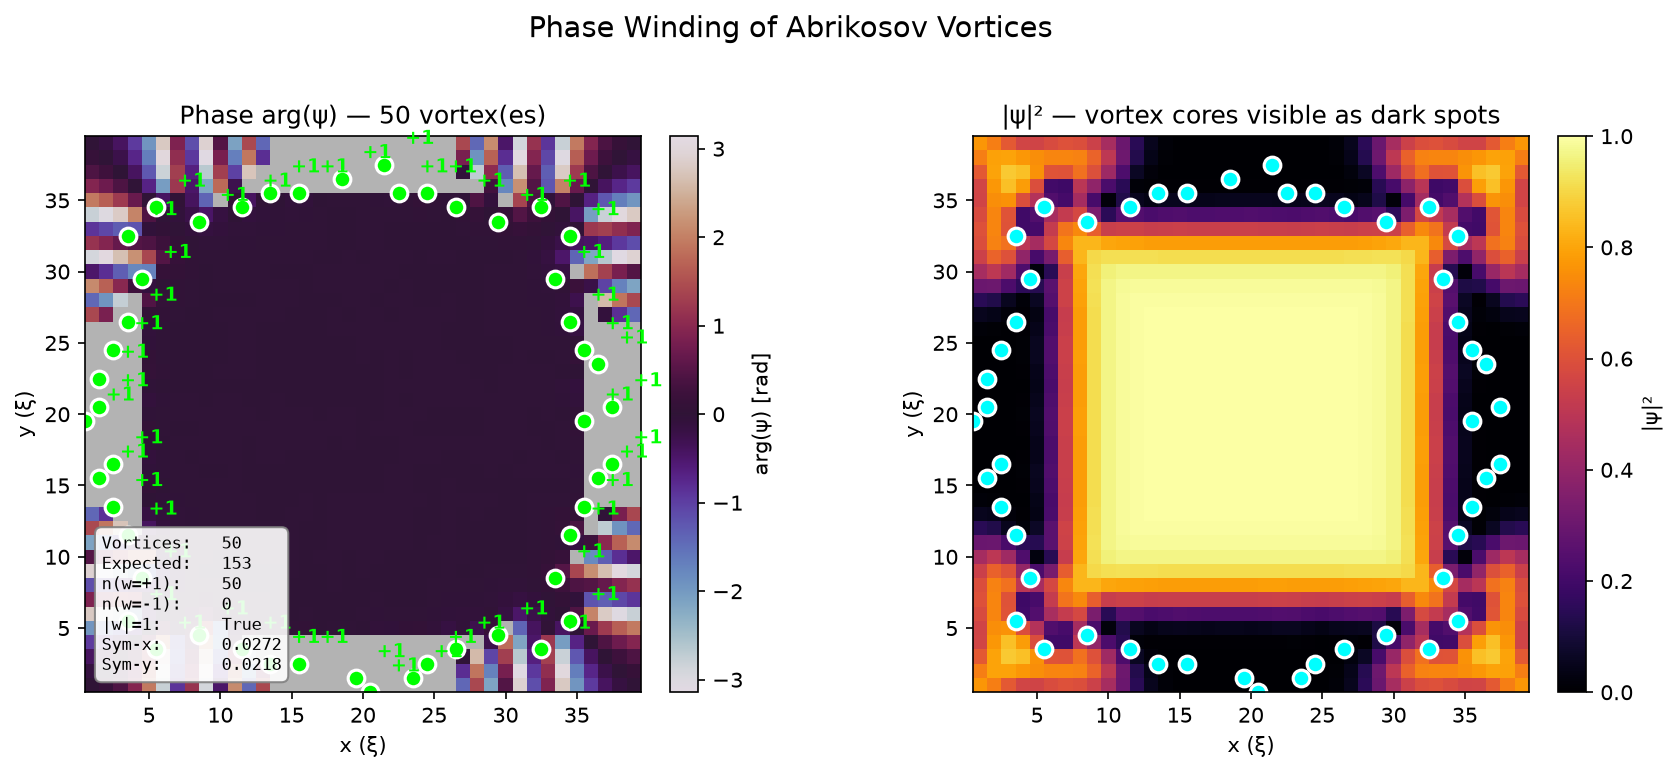

The script that saved this image:
"""Phase winding: arg(ψ) colormap showing vortex circulation.

Demonstrates the phase structure of Abrikosov vortices, where each vortex
has a ±2π phase winding around its core.
"""

from __future__ import annotations

import matplotlib

matplotlib.use("Agg")

from pathlib import Path

import matplotlib.pyplot as plt
import numpy as np
from tdgl3d import AppliedField, Device, SimulationParameters, solve
from tdgl3d.analysis.vortex_counting import count_vortices_plaquette
from tdgl3d.visualization.plotting import imshow_extent


def main(output_dir: Path = Path(__file__).parent, small: bool = False) -> list[Path]:
    if small:
        Nx, Ny, Nz = 12, 12, 1
        t_stop = 2.0
    else:
        Nx, Ny, Nz = 40, 40, 1
        t_stop = 15.0

    params = SimulationParameters(Nx=Nx, Ny=Ny, Nz=Nz, kappa=2.0)
    # H_c2 = 1 in these units (fields are measured in Φ₀/(2πξ²)), so the applied
    # field must stay below 1 or the sample is simply normal — at Bz = 2.5 the
    # order parameter is zero everywhere and the "vortices" reported are
    # detector noise in a non-superconducting region.  H_c1(κ=2) ≈ 0.15, so
    # Bz = 0.6 is comfortably inside the mixed state.
    Bz_applied = 0.6
    field = AppliedField(Bz=Bz_applied, t_on_fraction=1.0)
    device = Device(params, applied_field=field)

    sol = solve(
        device, dt=0.01, t_stop=t_stop, method="euler",
        save_every=max(1, int(t_stop)), progress=False,
    )

    phase = sol.phase(step=-1, mask_threshold=0.02)
    phase_2d = sol._reshape_interior(phase, slice_z=0)
    psi2 = sol.psi_squared_2d(step=-1)
    n_vort, positions, windings = count_vortices_plaquette(sol, device, step=-1)

    # Expected: each vortex has winding = ±1 (phase change of ±2π)
    all_unit_windings = bool(
        np.all(np.abs(np.abs(windings) - 1.0) < 0.3)
    ) if len(windings) > 0 else True
    n_positive = int(np.sum(windings > 0)) if len(windings) > 0 else 0
    n_negative = int(np.sum(windings < 0)) if len(windings) > 0 else 0

    # Expected vortex count from B·A/Φ₀
    area = (params.Nx * params.hx) * (params.Ny * params.hy)
    expected_vortices = float(Bz_applied * area / (2 * np.pi))

    # Symmetry check on |ψ|²
    Nx_int, Ny_int = Nx - 1, Ny - 1
    mid_x, mid_y = Nx_int // 2, Ny_int // 2
    psi2_left = psi2[:mid_x, :]
    psi2_right = psi2[Nx_int - mid_x:Nx_int, :][::-1, :]
    sym_x = float(np.max(np.abs(psi2_left - psi2_right))) if psi2_left.size > 0 else 0.0
    psi2_bottom = psi2[:, :mid_y]
    psi2_top = psi2[:, Ny_int - mid_y:Ny_int][:, ::-1]
    sym_y = float(np.max(np.abs(psi2_bottom - psi2_top))) if psi2_bottom.size > 0 else 0.0

    # --- Figure ---
    fig, axes = plt.subplots(1, 2, figsize=(12, 5))

    # Left: Phase with |psi|^2 as brightness
    ax = axes[0]
    xs = np.arange(1, Nx) * params.hx
    ys = np.arange(1, Ny) * params.hy
    xx, yy = np.meshgrid(xs, ys, indexing="ij")
    im = ax.pcolormesh(xx, yy, phase_2d, cmap="twilight",
                        vmin=-np.pi, vmax=np.pi, shading="auto")
    fig.colorbar(im, ax=ax, fraction=0.046, pad=0.04, label="arg(ψ) [rad]")

    # Overlay |psi|^2 as alpha mask
    alpha = np.clip(1.0 - psi2, 0, 0.7)
    # imshow takes the extent as the *outer* edge of the image, so node
    # coordinates would squeeze n nodes into n-1 cells and offset the overlay
    # half a cell against the pcolormesh underneath it.
    ax.imshow(alpha, extent=imshow_extent(xs, ys),
              origin="lower", cmap="gray_r", alpha=0.3, aspect="auto")

    if n_vort > 0 and positions.size > 0:
        ax.plot(positions[:, 0], positions[:, 1], "o", color="lime", markersize=8,
                markeredgecolor="white", markeredgewidth=1.5)
        for k, (vx, vy) in enumerate(positions):
            w = windings[k] if k < len(windings) else 0
            ax.annotate(f"{'+' if w > 0 else ''}{w:.0f}", (vx, vy),
                        textcoords="offset points", xytext=(10, 10),
                        fontsize=9, color="lime", fontweight="bold")

    # Annotation box
    text = (
        f"Vortices:   {n_vort}\n"
        f"Expected:   {expected_vortices:.0f}\n"
        f"n(w=+1):    {n_positive}\n"
        f"n(w=-1):    {n_negative}\n"
        f"|w|=1:      {all_unit_windings}\n"
        f"Sym-x:      {sym_x:.4f}\n"
        f"Sym-y:      {sym_y:.4f}"
    )
    ax.text(
        0.03, 0.03, text, transform=ax.transAxes,
        fontsize=8, fontfamily="monospace",
        verticalalignment="bottom", horizontalalignment="left",
        bbox=dict(boxstyle="round,pad=0.4", facecolor="white", edgecolor="gray", alpha=0.9),
    )

    ax.set_xlabel("x (ξ)")
    ax.set_ylabel("y (ξ)")
    ax.set_title(f"Phase arg(ψ) — {n_vort} vortex(es)")
    ax.set_aspect("equal")

    # Right: |psi|^2 with vortex positions
    ax = axes[1]
    im = ax.pcolormesh(xx, yy, psi2, cmap="inferno", vmin=0, vmax=1, shading="auto")
    fig.colorbar(im, ax=ax, fraction=0.046, pad=0.04, label="|ψ|²")

    if n_vort > 0 and positions.size > 0:
        ax.plot(positions[:, 0], positions[:, 1], "o", color="cyan", markersize=8,
                markeredgecolor="white", markeredgewidth=1.5)

    ax.set_xlabel("x (ξ)")
    ax.set_ylabel("y (ξ)")
    ax.set_title("|ψ|² — vortex cores visible as dark spots")
    ax.set_aspect("equal")

    fig.suptitle("Phase Winding of Abrikosov Vortices", fontsize=14, y=1.02)
    fig.tight_layout()

    out = output_dir / "phase_winding.png"
    fig.savefig(out, dpi=150, bbox_inches="tight")
    plt.close(fig)
    return [out]


if __name__ == "__main__":
    main()
